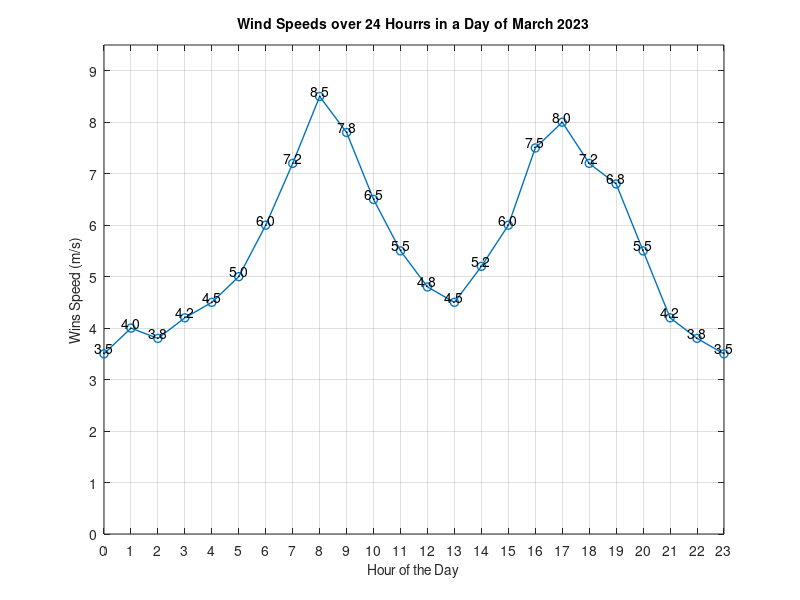

MATLAB code for this plot: (Note: this script raises an error after producing the figure.)
% MATLAB Program to Plot Wind Speeds over 24 Hours in a Day of March 2023 and Calculate Average

% Clear workspace and close all figures
clear;
close all;

% Sample wind speed data for 24 hours (replace with your actual data)監測數據
windSpeeds = [3.5, 4.0, 3.8, 4.2, 4.5, 5.0, 6.0, 7.2, 8.5, 7.8, 6.5, 5.5, ...
              4.8, 4.5, 5.2, 6.0, 7.5, 8.0, 7.2, 6.8, 5.5, 4.2, 3.8, 3.5];

% Calculate the average wind speed 平均風速計算
averageWindSpeed = mean(windSpeeds);

% Display the average wind speed 顯示平均風速在command window
fprintf('The average wind speed for the day is %.2f m/s.\n', averageWindSpeed);

% Create an array for the hours of the day 建立一日數據庫
hours = 0:23;

% Create a figure for the line chart
figure;

% Plot the wind speed data 繪出數據曲線
plot(hours, windSpeeds, '-o', 'LineWidth', 1, 'MarkerSize', 6);

% Add title and axis labels
title('Wind Speeds over 24 Hourrs in a Day of March 2023', 'FontSize', 10);
xlabel('Hour of the Day', 'FontSize', 10);
ylabel('Wins Speed (m/s)', 'FontSize', 10);

% Adjust the axis limit 調整XY軸範圍
xlim([0 23]);
ylim([0 max(windSpeeds) + 1]);

% Add girs for better visualization 加上網格
grid on;

% Optionally, customize the appearance 找出最大值
set(gca, 'FontSize', 10);
set(gca, 'XTick', 0:23);
set(gca, 'YTick', 0:1:max(windSpeeds) + 1);

% Optionally, add annotations or data tips 加上各點數據於曲線上
for k = 1:length(hours)
    text(hours(k), windSpeeds(k), sprintf('%.1f', windSpeeds(k)), ... 
    'VerticalAlignment', 'bottom', 'HorizontalAlignment', 'center');
end

% Add a houizontal line to insicate the average wind speed 畫出平均風力線
hold on;
yline(averageWindSpeed, '--b', 'LineWidth',1);
text(0, averageWindSpeed, sprintf('Avg: %.2f m/s', averageWindSpeed), ...
    'VerticalAlignment', 'bottom', 'HorizontalAlignment', 'left', 'Color', 'b');

% Adjust fiugre properties
set(gcf, 'Color', 'w');
